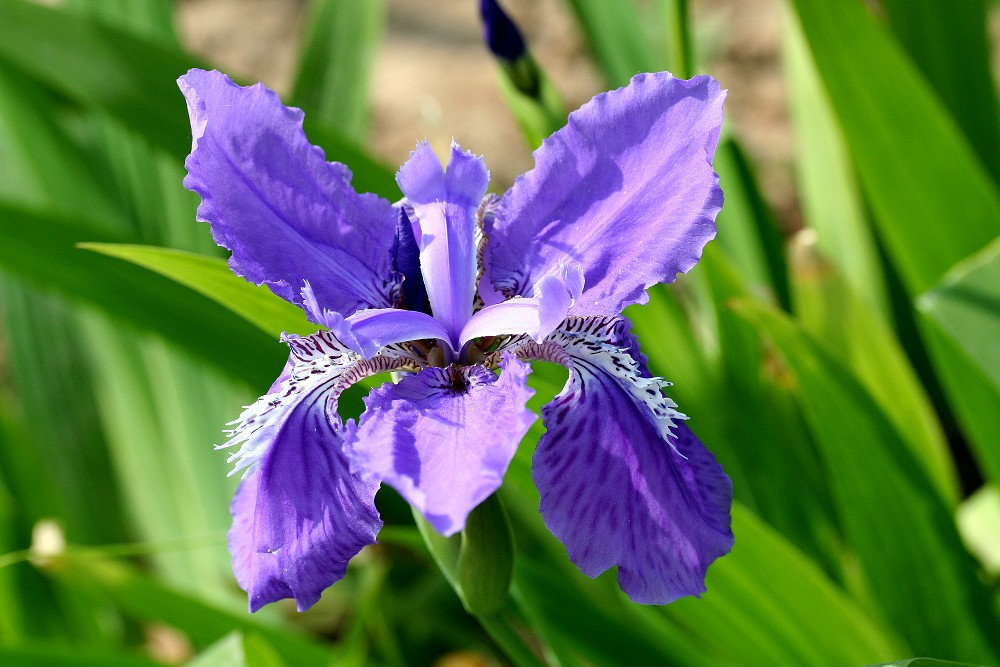
#> input picture Cluster/k-Means/flower2.png, 1000 x 667 px
$ python VectorQuantization.py   (older library calls are emulated)
#> lines starting #> are read from the running program, lines starting #| are printed output that depends on the picture
#> further down, im is the input picture: PIL image 1000x667 RGB; mean R, G, B 98.2, 121.2, 83.4
# !/usr/bin/python
# -*- coding: utf-8 -*-

from PIL import Image
import numpy as np
from sklearn.cluster import KMeans
import matplotlib
import matplotlib.pyplot as plt
from mpl_toolkits.mplot3d import Axes3D


def restore_image(cb, cluster, shape):
    row, col, dummy = shape
    image = np.empty((row, col, 3))
    index = 0
    for r in range(row):
        for c in range(col):
            image[r, c] = cb[cluster[index]]
            index += 1
    return image


def show_scatter(a):
    N = 10
    print('original data：\n', a)
#> (printed output is left out)
    density, edges = np.histogramdd(a, bins=[N,N,N], range=[(0,1), (0,1), (0,1)])
#> edges = [[0, 0.1, 0.2, 0.3, 0.4, 0.5, 0.6, 0.7, 0.8, 0.9, 1], [0, 0.1, 0.2, 0.3, 0.4, 0.5, 0.6, 0.7, 0.8, 0.9, 1], [0, 0.1, 0.2, 0.3, 0.4, 0.5, 0.6, 0.7, 0.8, 0.9, 1]]
    density /= density.max()
    x = y = z = np.arange(N)
    d = np.meshgrid(x, y, z)

    fig = plt.figure(1, facecolor='w')
    ax = fig.add_subplot(111, projection='3d')
    ax.scatter(d[1], d[0], d[2], c='r', s=100*density, marker='o', depthshade=True)
    ax.set_xlabel('red component')
    ax.set_ylabel('green component')
    ax.set_zlabel('blue component')
    plt.title('image color three-dimensional frequency distribution', fontsize=20)

    plt.figure(2, facecolor='w')
    den = density[density > 0]
#> den = 381 values, max 1 at index 35, min 2.03e-05 at index 38, mean 0.0356
    den = np.sort(den)[::-1]
#> den = 381 values, max 1 at index 0, min 2.03e-05 at index 365, mean 0.0356
    t = np.arange(len(den))
#> t = 381 values from 0 to 380
    plt.plot(t, den, 'r-', t, den, 'go', lw=2)
    plt.title('image color frequency distribution', fontsize=18)
    plt.grid(True)

    plt.show()
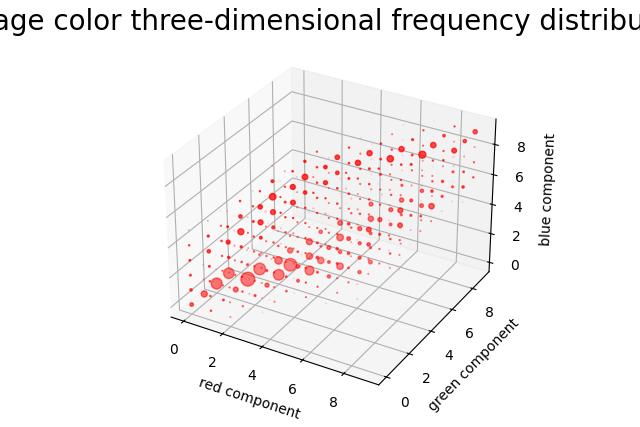
#> figure drawn by matplotlib, 1 panel
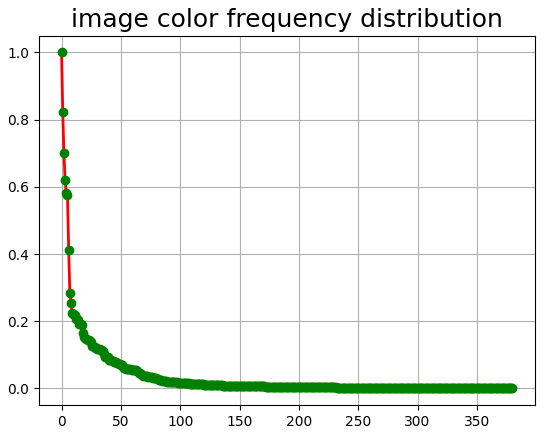
#> figure drawn by matplotlib, 1 panel; curve peaks at x = 0, y = 1; curve peaks at x = 0, y = 1


if __name__ == '__main__':
    num_vq = 60
    im = Image.open('flower2.png')     # son.bmp(100)/flower2.png(200)/son.png(60)/lena.png(50)
    image = np.array(im).astype(np.float) / 255
    image = image[:, :, :3]
    image_v = image.reshape((-1, 3))
    model = KMeans(num_vq)
    show_scatter(image_v)

    N = image_v.shape[0]    # 图像像素总数
#> N = 667000
    # 选择足够多的样本(如1000个)，计算聚类中心
    idx = np.random.randint(0, N, size=1000)
    image_sample = image_v[idx]
#> image_sample = 1000 rows, first 8: [0.482, 0.675, 0.216], [0.18, 0.467, 0.00392], [0.157, 0.38, 0.00784], [0.404, 0.282, 0.788], [0.471, 0.588, 0.11], [0.0667, 0.333, 0], [0.506, 0.396, 0.839], [0.0118, 0.239, 0.00784]
    model.fit(image_sample)
    c = model.predict(image_v)  # 聚类结果
    print('聚类结果：\n', c)
#> (printed output is left out)
    print('聚类中心：\n', model.cluster_centers_)

    plt.figure(figsize=(15, 8), facecolor='w')
    plt.subplot(121)
    plt.axis('off')
    plt.title('original image', fontsize=18)
    plt.imshow(image)
    # plt.savefig('1.png')

    plt.subplot(122)
    vq_image = restore_image(model.cluster_centers_, c, image.shape)
#> after the loop in restore_image, `for r in range(row):`: index = 667000
    plt.axis('off')
    plt.title('Image after vector quantization: %d color' % num_vq, fontsize=20)
    plt.imshow(vq_image)
    # plt.savefig('2.png')

    # plt.tight_layout(1.2)
    plt.show()
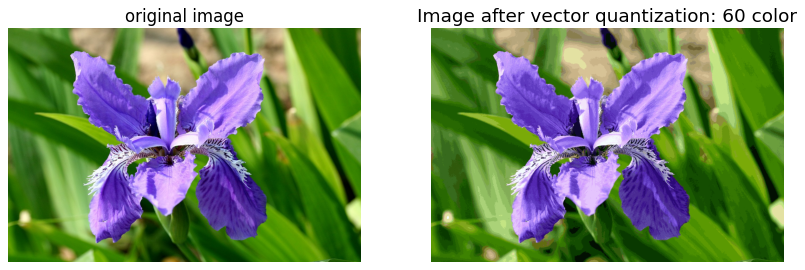
#> figure drawn by matplotlib, 2 panels
